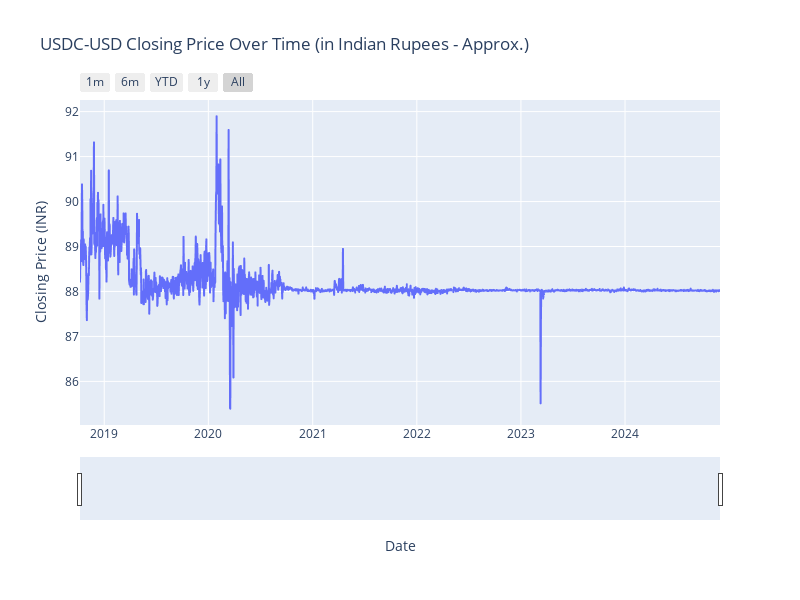

Write notebook code for a chart like this one.
### Code cell
# सुनिश्चित करें कि आपके पास आवश्यक लाइब्रेरीज़ स्थापित हैं:
# pip install plotly pandas

import pandas as pd
import plotly.express as px

# --- 1. कॉन्फ़िगरेशन ---
# आज की विनिमय दर का अनुमान (USD to INR)।
USD_TO_INR_RATE = 88.02145 
file_name = "USDC-USD From 2018 To Dec-2024.csv"

# --- 2. डेटा लोडिंग और तैयारी ---

# त्रुटि समाधान: पहले 'utf-8' का प्रयास करें, फिर 'latin-1' का उपयोग करें
try:
    df = pd.read_csv(file_name, encoding='utf-8') 
except UnicodeDecodeError:
    df = pd.read_csv(file_name, encoding='latin-1')
    
# 'Date' कॉलम को datetime ऑब्जेक्ट में बदलें
df['Date'] = pd.to_datetime(df['Date'])

# --- 3. मुद्रा परिवर्तन (INR Conversion) ---

# USD में Open और Close कीमतों को INR में बदलें
df['Open Price (INR)'] = df['Open'] * USD_TO_INR_RATE
df['Close Price (INR)'] = df['Close'] * USD_TO_INR_RATE

# --- 4. इंटरैक्टिव प्लॉट बनाना (Plotly Express) ---

fig = px.line(df,
              x='Date',
              y='Close Price (INR)',
              title='USDC-USD Closing Price Over Time (in Indian Rupees - Approx.)',
              # Hover_data (Tooltip) में दिखाने के लिए अतिरिक्त जानकारी:
              hover_data={'Date': '|%Y-%m-%d',
                          'Open Price (INR)': ':.2f',
                          'Close Price (INR)': ':.2f',
                          'Close': False}
             )

# --- 5. ड्रिल-डाउन/ज़ूम और साइज़ सुविधाएँ जोड़ना ---

# X-axis में रेंज स्लाइडर जोड़ना
fig.update_xaxes(
    rangeslider_visible=True,
    # रेंज सेलेक्टर बटन जोड़ना
    rangeselector=dict(
        buttons=list([
            dict(count=1, label="1m", step="month", stepmode="backward"),
            dict(count=6, label="6m", step="month", stepmode="backward"),
            dict(count=1, label="YTD", step="year", stepmode="todate"),
            dict(count=1, label="1y", step="year", stepmode="backward"),
            dict(step="all", label="All")
        ])
    )
)

# प्लॉट लेआउट और साइज़ अपडेट करना
fig.update_layout(
    xaxis_title="Date",
    yaxis_title="Closing Price (INR)",
    hovermode="x unified",
    # यह साइज़ 10x6 के अनुपात में 1000x600 पिक्सल सेट करता है
    width=800,
    height=600
)

# जुपिटर नोटबुक में प्लॉट प्रदर्शित करना
fig.show()

### Figure 1 — Plotly figure (JSON) as saved in the notebook; plotly's stock layout.template omitted (floating-point values rounded to 4 significant figures; data arrays with more than 128 entries replaced by an {"elided": "..."} marker saying what was removed)
{"data": [{"customdata": {"elided": "2245x2 float values"}, "hovertemplate": "Date=%{x|%Y-%m-%d}<br>Close Price (INR)=%{y:.2f}<br>Open Price (INR)=%{customdata[0]:.2f}<extra></extra>", "legendgroup": "", "line": {"color": "#636efa", "dash": "solid"}, "marker": {"symbol": "circle"}, "mode": "lines", "name": "", "showlegend": false, "type": "scattergl", "x": {"elided": "2245 str values"}, "xaxis": "x", "y": {"elided": "2245 float values"}, "yaxis": "y"}], "layout": {"height": 600, "hovermode": "x unified", "legend": {"tracegroupgap": 0}, "title": {"text": "USDC-USD Closing Price Over Time (in Indian Rupees - Approx.)"}, "width": 800, "xaxis": {"anchor": "y", "domain": [0, 1], "rangeselector": {"buttons": [{"count": 1, "label": "1m", "step": "month", "stepmode": "backward"}, {"count": 6, "label": "6m", "step": "month", "stepmode": "backward"}, {"count": 1, "label": "YTD", "step": "year", "stepmode": "todate"}, {"count": 1, "label": "1y", "step": "year", "stepmode": "backward"}, {"label": "All", "step": "all"}]}, "rangeslider": {"visible": true}, "title": {"text": "Date"}}, "yaxis": {"anchor": "x", "domain": [0, 1], "title": {"text": "Closing Price (INR)"}}}}
